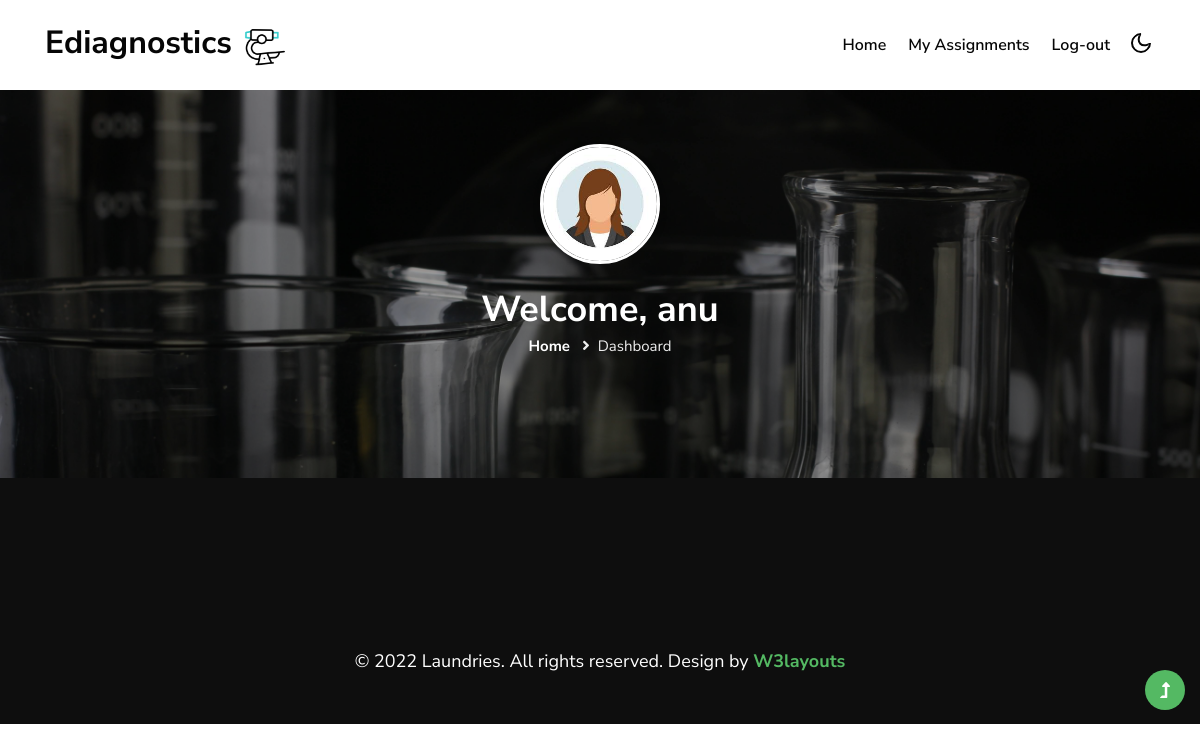
The app's page /collector_home/ (signed in) with its own data.
### EdiagApp/models.py (models this page shows)
class Collector(models.Model):
    lab = models.ForeignKey(LabReg, on_delete=models.CASCADE, null=True)
    name = models.CharField(max_length=50)
    contact = models.CharField(max_length=20)
    email = models.EmailField()
    password = models.CharField(max_length=100, null=True)
    address = models.CharField(max_length=100)
    user = models.ForeignKey(Login, on_delete=models.CASCADE, null=True)
    status = models.CharField(max_length=50, null=True, default='pending')
    image = models.FileField(null=True)

### EdiagApp/views.py (the view)
# urls.py: path('collector_home/', views.collector_home),
def collector_home(request):
    userid = request.session.get("uid")
    if not userid:
        return redirect('/login/')
    data = Collector.objects.get(id=userid)
    return render(request, 'collector_home.html', {"data": data})

### template/collector_home.html (shortened to what this page needs)
<!doctype html>
<html lang="en">
<head>
    <link rel="stylesheet" href="/static/assets/css/style-starter.css">
</head>
<body>
    <header id="site-header" class="fixed-top">
        <div class="container">
            <nav class="navbar navbar-expand-lg navbar-light">
                <a class="navbar-brand" href="">
                    Ediagnostics <img src="/static/assets/images/microscope.gif" width="50px" style="border-radius: 50%;" alt="">
                </a>
                <div class="collapse navbar-collapse" id="navbarScroll">
                    <ul class="navbar-nav ms-auto my-2 my-lg-0 navbar-nav-scroll">
                        <li class="nav-item">
                            <a class="nav-link" aria-current="page" href="/collector_home/">Home</a>
                        </li>
                        <li class="nav-item">
                            <a class="nav-link" href="/collector_assignments/">My Assignments</a>
                        </li>
                        <li class="nav-item">
                            <a class="nav-link" href="/login/">Log-out</a>
                        </li>
                    </ul>
                </div>
                <div class="cont-ser-position">
                    <nav class="navigation">
                        <div class="theme-switch-wrapper">
                            <label class="theme-switch" for="checkbox">
                                <div class="mode-container">
                                    <i class="gg-moon"></i>
                                </div>
                            </label>
                        </div>
                    </nav>
                </div>
            </nav>
        </div>
    </header>
    {% block content %}
    <section class="inner-banner py-5">
        <div class="w3l-breadcrumb py-lg-5">
            <div class="container pt-5 pb-sm-4 pb-2">
                <div class="text-center mb-4">
                    {% if data.image %}
                    <img src="/static/media/{{ data.image }}" alt="Profile Image" style="width: 120px; height: 120px; border-radius: 50%; object-fit: cover; border: 3px solid #fff; box-shadow: 0 4px 8px rgba(0,0,0,0.1);">
                    {% endif %}
                </div>
                <h4 class="inner-text-title font-weight-bold">Welcome, {{ data.name }}</h4>
                <ul class="breadcrumbs-custom-path">
                    <li><a href="">Home</a></li>
                    <li class="active"><i class="fas fa-angle-right mx-2"></i>Dashboard</li>
                </ul>
            </div>
        </div>
    </section>
    {% endblock %}
    <footer class="w3l-footer-29-main">
        <div class="footer-29-w3l py-5">
            <div class="container pt-md-5 pt-4">
                <div class="w3l-copyright text-center mt-lg-5 mt-4 pt-sm-4 pt-3">
                    <p class="copy-footer-29">© 2022 Laundries. All rights reserved. Design by <a
                            href="https://w3layouts.com/" target="_blank">
                            W3layouts</a></p>
                </div>
            </div>
        </div>
    </footer>
    <button onclick="topFunction()" id="movetop" title="Go to top">
        <span class="fas fa-level-up-alt" aria-hidden="true"></span>
    </button>
</body>
</html>

### records on screen
Collector: image (picture), name "anu"
